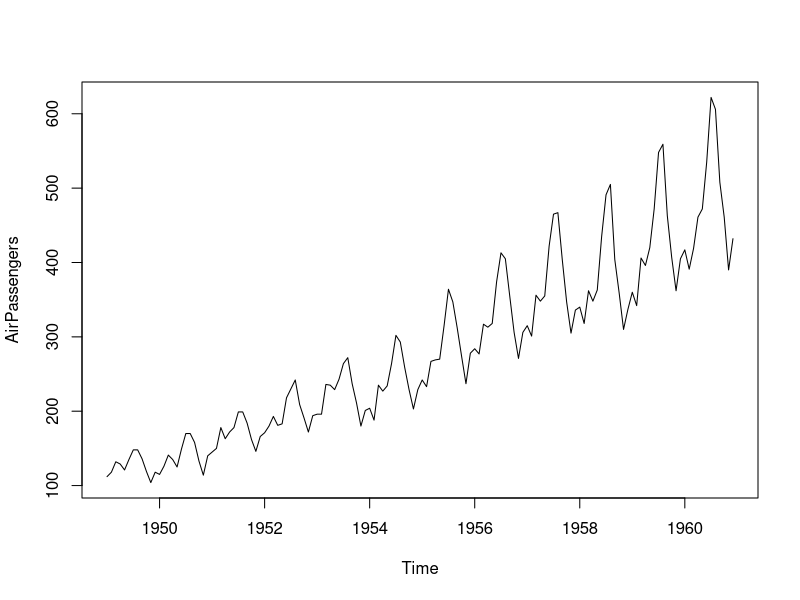
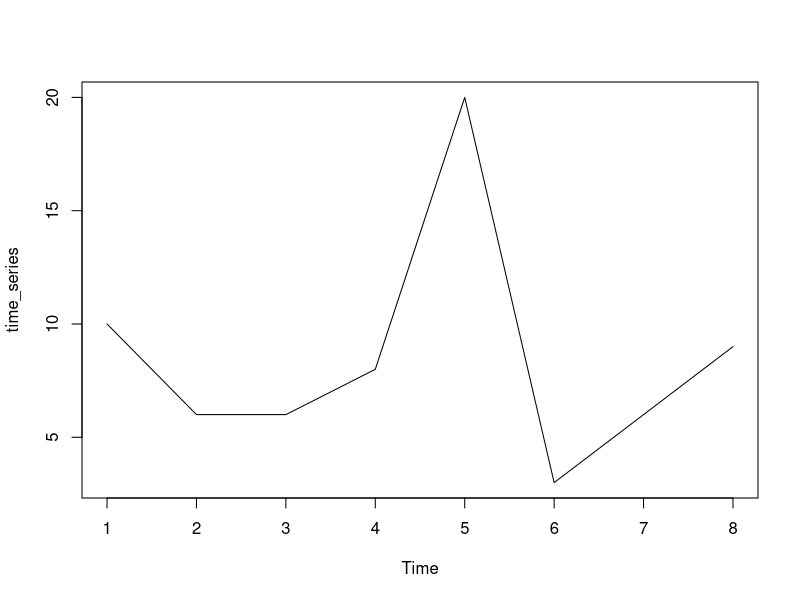
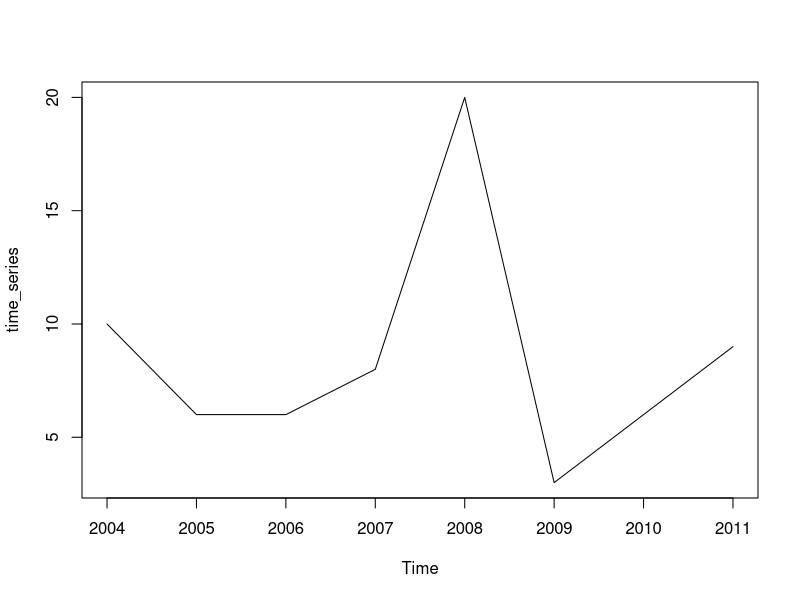
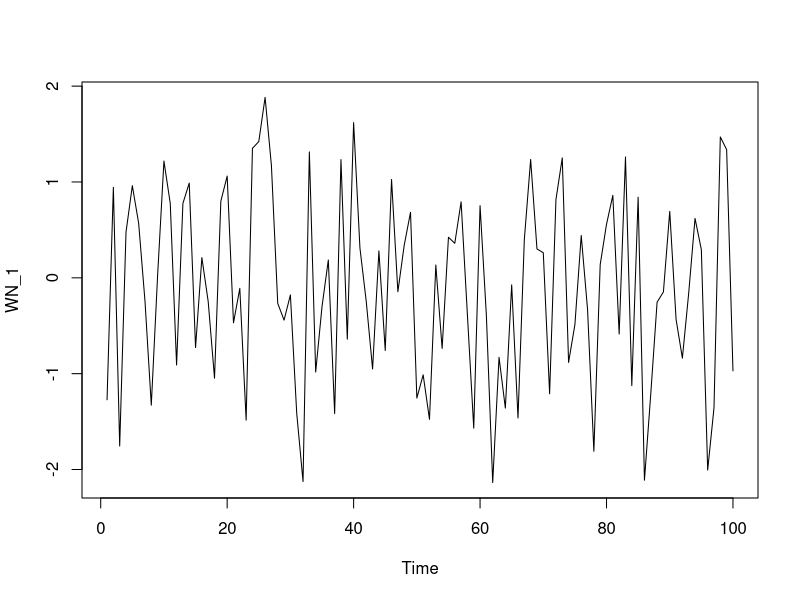
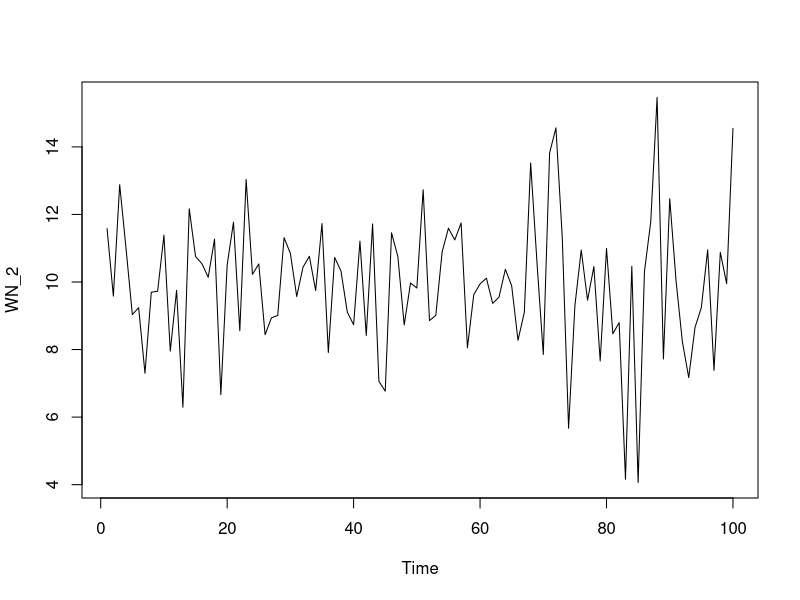
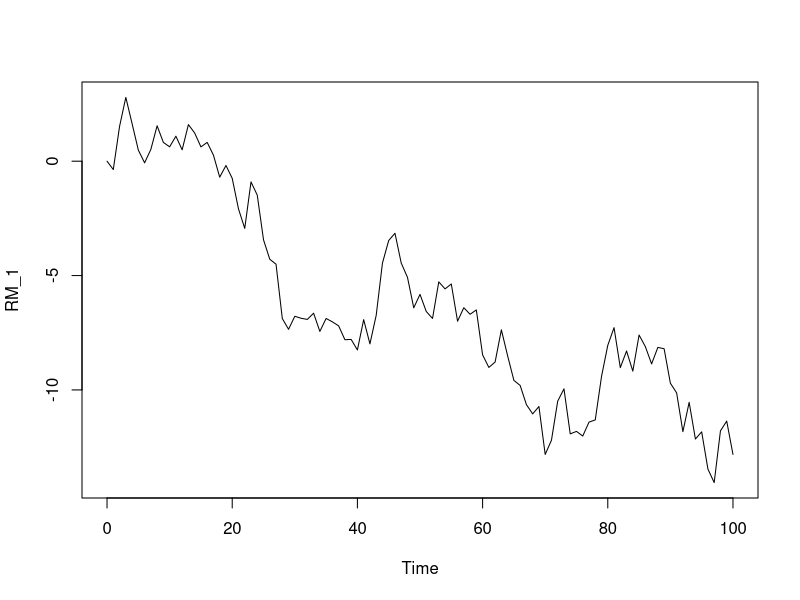
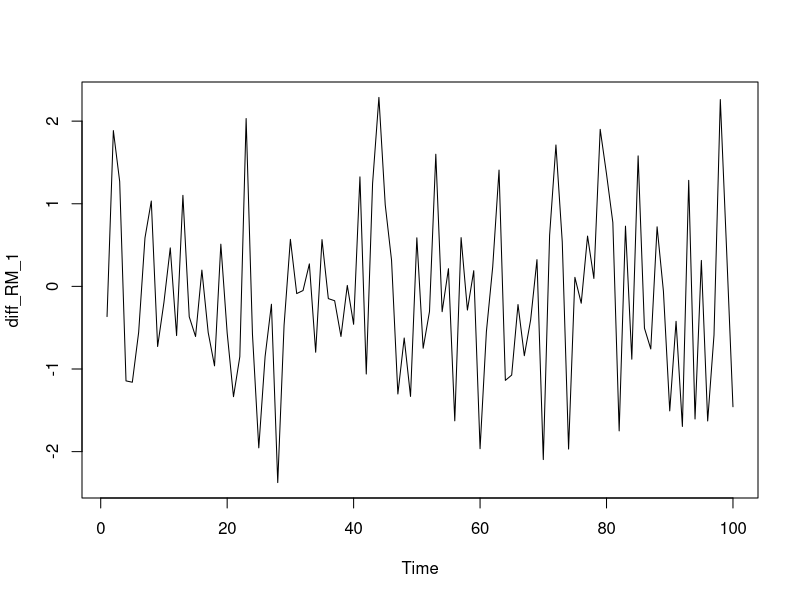
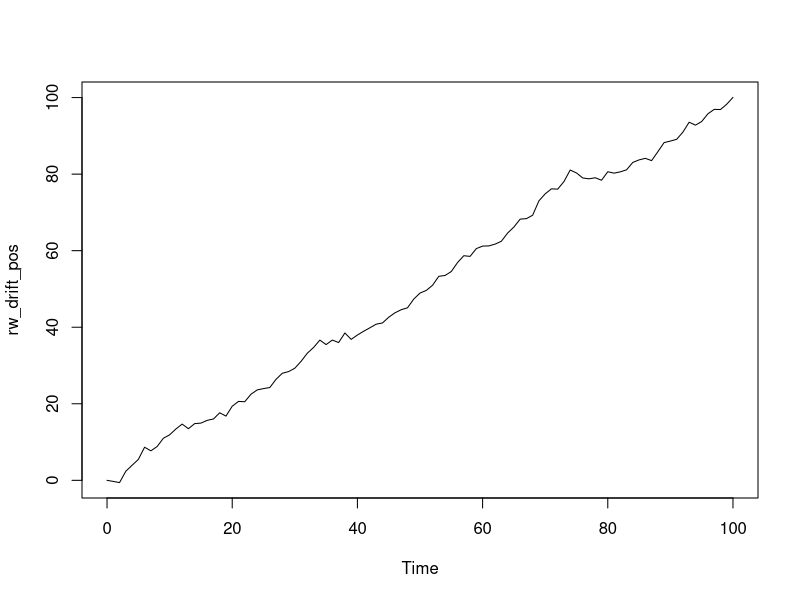

Write R code to recreate these figures, in order. (Note: this script raises an error after producing the figures.)
## ---- chunk 1
library(psych)
## ---- chunk 2
#plot(dataframe, xlab = "title", ylab = "title", type = "b") #note that type = "b" provides both data points and a line connecting each point
## ---- chunk 3
# Plot AirPassengers
plot(AirPassengers)

# View the start and end dates of AirPassengers
start(AirPassengers)
end(AirPassengers)

# Use time(), deltat(), frequency(), and cycle() with AirPassengers 
time(AirPassengers)
deltat(AirPassengers)
frequency(AirPassengers)
cycle(AirPassengers)

## ---- chunk 4
#Simple Time Series
data_vector <- c(10, 6, 6, 8, 20, 3, 6, 9)

#Turn the data vector into time series
time_series <- ts(data_vector)
#plot time series
plot(time_series)
## ---- chunk 5
#Instead of starting with 1, you can start with a year and then specify the frequency of observations

#Turn the data vector into time series
time_series <- ts(data_vector, start = 2004, frequency = 1)
#plot time series
plot(time_series)
## ---- chunk 6
#See if the data vector and time series are time series
is.ts(data_vector) #false
is.ts(time_series) #true
## ---- chunk 7
WN_1 <- arima.sim(model = list(order = c(0, 0, 0)), n = 100)
head(WN_1) #show some data
ts.plot(WN_1) #plot data
describe(WN_1) #The mean should be approx 0 and sd should be approx 1


#You can also add additional arguments to specify the mean and sd
WN_2 <- arima.sim(model = list(order = c(0, 0, 0)), n = 100,
                  mean = 10,
                  sd = 2)
head(WN_2) #show some data
ts.plot(WN_2) #plot data
describe(WN_2) #The mean should be approx 10 and sd should be approx 2

## ---- chunk 8
arima(WN_2, order = c(0, 0, 0)) #You can see that the mean should be approx 10
#Intercept is the estimated mean
# sigma^2 is the estiamted variance. The sd is the square root of this variance estimate.
sqrt(3.84) #This should be the same as the sd

#You can also find the mean and variance separately
mean(WN_2)
var(WN_2)
## ---- chunk 9
RM_1 <- arima.sim(model = list(order = c(0, 1, 0)), n = 100)
head(RM_1)
ts.plot(RM_1)

#Calculate the first difference in the time series.
diff_RM_1 <- diff(RM_1)
ts.plot(diff_RM_1) #This shows that when you remove the long-term trend of the Random Walk data, then it becomes White Noise
## ---- chunk 10
rw_drift_pos <- arima.sim(model = list(order = c(0, 1, 0)), n = 100, mean = 1) #mean = 1, so it will be a positive slope
ts.plot(rw_drift_pos)

rw_drift_neg <- arima.sim(model = list(order = c(0, 1, 0)), n = 100, mean = -1) #mean = -1, so it will be a negative slope
ts.plot(rw_drift_neg)

#You can then also calculate the first difference of the drift

rw_drift_diff_pos <- diff(rw_drift_pos)
ts.plot(rw_drift_diff_pos)

#You can then fit each model
model_pos <- arima(rw_drift_diff_pos)
model_pos

#Save the estimated time trend, which is the intercept
intercept_pos <- model_pos$coef
intercept_pos

#Now that you have the estimated coefficient or time trend, you can add the estimated time trend to the original data
ts.plot(rw_drift_pos) + 
abline(0, intercept_pos)

## ---- chunk 11
# Generate Data
white_noise <- arima.sim(model = list(order = c(0,0,0)), n = 100)

#Transform WN data to RW using cumsum()
random_walk <- cumsum(white_noise)

# Generate WN drift data
wn_drift <- arima.sim(model = list(order = c(0,0,0)), n = 100, mean = 0.4)
  
#Transform WN data to RW using cumsum()
rw_drift <- cumsum(wn_drift)

# Plot
plot.ts(cbind(white_noise, random_walk, wn_drift, rw_drift)) #note when you want to plot more than one time series use cbind(model_1, model_2, etc.) and enter the time series

## ---- chunk 12
library(tibble)
stocks <- as.tibble(EuStockMarkets)
stocks
dax <- stocks$DAX
smi <- stocks$SMI

ts.plot(dax)
ts.plot(smi)
ts.plot(cbind(dax, smi))

plot(dax,smi)

apply(stocks, MARGIN = 2, FUN = var) #looking at variance
apply(stocks, MARGIN = 2, FUN = sd) #looking at sd

pairs(stocks) #scatterplot matrix
plot(stocks)

ts.plot(stocks)



## ---- chunk 13
#mean and sd
mean(dax)
sd(dax)

mean(smi)
sd(smi)

#Covariance of these stocks. These depend of the scale of the variables
cov(dax, smi)

#Correlation of these stocks. These do not depend on the scale of the variables. These are standardized.
cor(dax, smi)

#You can see the relationship between covariance and correlation here
cov(dax, smi) / (sd(dax) * sd(smi)) #This is the covariance divided by the sd of each variable



## ---- chunk 14
acf(dax, lag.max = 10, plot = FALSE) #You can see that as the lag increases, the past lag has a lower correlation with the more recent price. In other words, today's price perfectly predicts today's price. Yesterday's price almost perfectly predicts today's price. Lastly, the price from two days ago, still strongly predicts today's price, but not as well as one day ago.

#Create an acf plot
acf(dax, lag.max = 100, plot = TRUE) #You can also view this graphically by using plot = TRUE. In this example, I used a larger lag.max, so differences can be perceivable
## ---- chunk 15
#AR Model with a 0.9 Slope
a <- arima.sim(model = list(ar = 0.9), n = 100) #This has large autocorrelation

#AR Model with a 0.0 slope
b <- arima.sim(model = list(ar = 0), n = 100) #This has lower autocorrelation

#AR Model with a -0.9 slope
c <- arima.sim(model = list(ar = -0.9), n = 100) #This moves around lots across observations

#Plot all simulated data
plot.ts(cbind(a,b,c))

#You can tell here larger autocorrelations approach 1, while more erratic autocorrelations approach -1. In other words, time series A has high autocorrelation, while time series C has low autocorrelation. In addition, the AR Model has higher persistence close to 1
## ---- chunk 16
#You can see the autocorrelation in these figures
acf(a)
acf(b)
acf(c)
## ---- chunk 17
# Simulate and plot AR model with slope 0.9 
d <- arima.sim(model = list(ar = 0.9), n = 200)
ts.plot(d)
acf(d)

# Simulate and plot AR model with slope 0.98
e <- arima.sim(model = list(ar = 0.98), n = 200)
ts.plot(e)
acf(e)

# Simulate and plot RW model
f <- arima.sim(model = list(order = c(0, 1, 0)), n = 200)
ts.plot(f)
acf(f)

ts.plot(cbind(d,e,f))

#Note that you can see that Series E has greater persistence than Series D, while the RW Model of series Z showes lits of persistence and little decay
## ---- chunk 18
data(Mishkin, package = "Ecdat")
inflation <- as.ts(Mishkin[,1]) #Inflation rate is the first column in the Mishkin dataset. This is extracting just that column
ts.plot(inflation) ; acf(inflation)
## ---- chunk 19
ar_inflation <- arima(inflation, order = c(1,0,0)) #1,0,0 indicates a first order AR Model
ar_inflation
#ar1 = 0.596
#intercept = 3.9745
#Sigma Squared is 9.713

#AR1 referes to estimate of slope parameter phi. Slope
#Intercept is estimate of the mean parameter mu. Mean
#Sigma Squared is estimation of the innovation variance. Variance
## ---- chunk 20
ts.plot(inflation)
ar_inflation_fitted <- inflation - residuals(ar_inflation) #The fitted values are equal to the observations - the residuals. In other words, you just used the arima(inflation, order = c(1,0,0)) to estimate the time series, which had error or residuals. You can then create fitted values by observations - model error
points(ar_inflation_fitted, type = "l", col = "red", lty = 2) #This shows that there is a close relationship between the fitted values y hat and the data series y. The red are the fitted values
## ---- chunk 21
#Fit the AR model to the AirPassengers dataset

AR <- arima(AirPassengers, order = c(1,0,0))
print(AR)

#Now plot the series and fitted values
ts.plot(AirPassengers)
AR_fitted <- AirPassengers - residuals(AR)
points(AR_fitted, type = "l", col = 2, lty = 2) #This is adding the fitted points to the plot of AirPassengers
#This shows that you modeled the data sucessfully and can predict future observations with the AR_fitted data

## ---- chunk 22
predict(ar_inflation)
## ---- chunk 23
predict(ar_inflation, n.ahead = 10)
## ---- chunk 24
#Use the Nile data

# Create an AR Model to Fit the Nile data
AR_fit <-arima(Nile, order  = c(1,0,0))
print(AR_fit)

# Make a 1-step forecast
predict_AR <- predict(AR_fit, n.ahead = 1)
predict_AR

# Look at 1-step forecast using $pred[1]
predict_AR$pred[1]

# Make 10-step forecast
predict(AR_fit, n.ahead = 10)

# Run to plot the Nile series plus the forecast and 95% prediction intervals
ts.plot(Nile, xlim = c(1871, 1980))
AR_forecast <- predict(AR_fit, n.ahead = 10)$pred
AR_forecast_se <- predict(AR_fit, n.ahead = 10)$se
points(AR_forecast, type = "l", col = 2) #This is the forcast
points(AR_forecast - 2*AR_forecast_se, type = "l", col = 2, lty = 2) #This is -2 se forecast
points(AR_forecast + 2*AR_forecast_se, type = "l", col = 2, lty = 2) #This is +2 se forecast

#You can see that the confidence itnerval is very wide, which indicates lower persistence in the model
